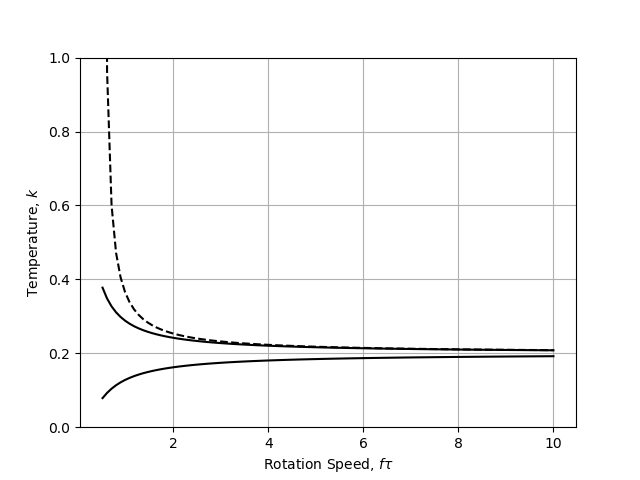

Write Python code to recreate this figure.
#!/usr/bin/python

import numpy as np
import matplotlib.pyplot as plt

f = np.linspace(.51,10,101)
x = 0.2

fig = plt.figure(1)
fig.clf()
ax = fig.add_subplot(111)

tc = 1./f
tf = tc * x
ta = tc * (1.-x)

ec = np.exp(-tc)
ef = np.exp(-tf)
ea = np.exp(-ta)

kmax = (1. - ef)/(1. - ec)
kmin = (ea - ec)/(1. - ec)
kmax_lim = x * (1 - 0.5*x/f) / (1 - 0.5/f)

ax.plot(f, kmax,'k')
ax.plot(f, kmax_lim, 'k--')
ax.plot(f, kmin, 'k')
ax.set_xlabel('Rotation Speed, $f\\tau$')
ax.set_ylabel('Temperature, $k$')
ax.set_ylim((0,1))
ax.grid('on')

fig.savefig('convection.png')
